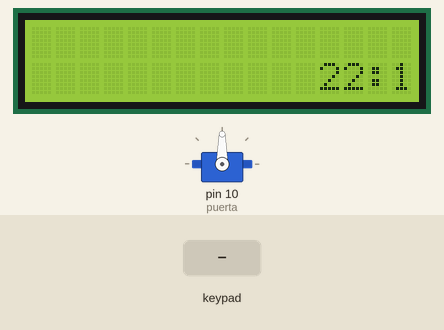
Recording of a sketch running on a simulated Arduino Uno, built with avr-gcc and run on an emulated ATmega328P. On the bench: 16×2 character LCD, servo. The test bench sets the inputs (shaded band). The local clock reads 2024-03-15 10:24:30 at power-on unless the sketch sets it; what the sketch prints to the serial monitor is not drawn.

Above: at 1.2 s.
1.3 s: keypad keys 5 8 1 2 B # pressed 0.4 s apart
At 3.9 s:
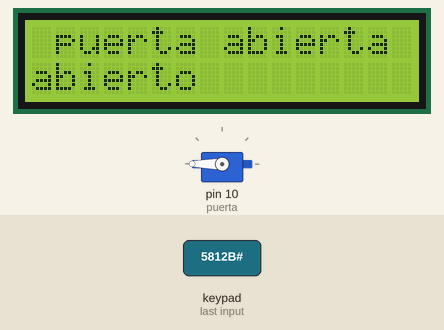
6.2 s: keypad keys 5 8 1 2 B * pressed 0.4 s apart
At 8.0 s:
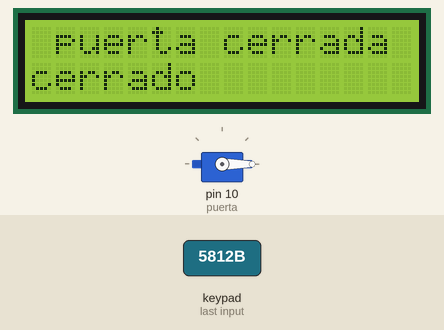
11.0 s: key 'A' pressed
At 11.5 s:
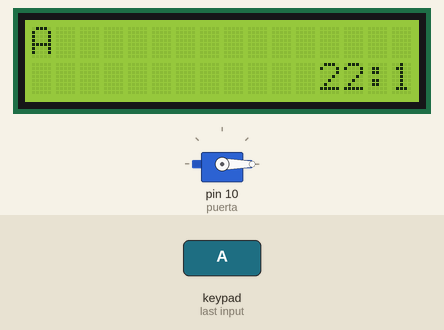
12.5 s: key 'C' pressed
At 12.8 s:
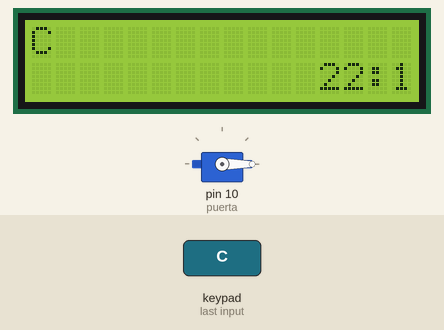
14.0 s: key 'D' pressed
At 15.1 s:
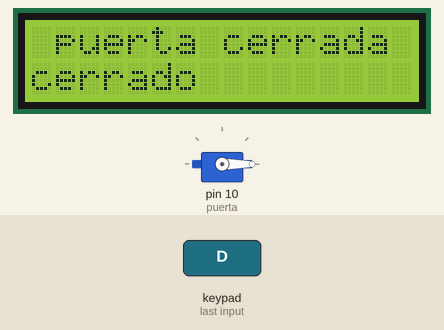
15.6 s: keypad keys 9 8 7 6 # pressed 0.4 s apart
At 17.76 s:
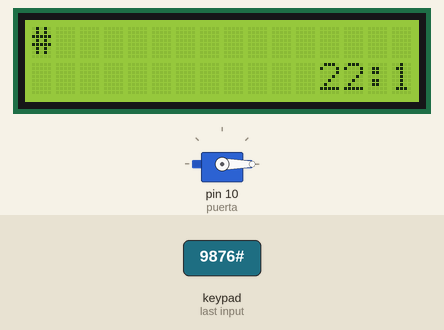
Timing chart, 0 to 19.3 s (numbered marks = the images above; inputs shaded):
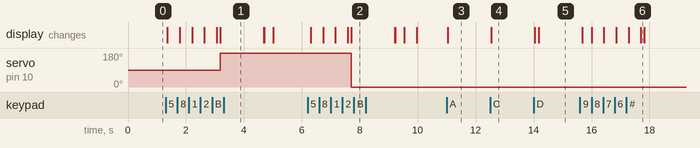

Measured:
- after the input at 1.3 s, servo on pin 10 (puerta): 90° → 180° after 1.9 s; the display: first changes after 0.06 s (image 1 shows a later state)
- after the input at 6.2 s, servo on pin 10 (puerta): 180° → 0° after 1.5 s; the display: first changes after 0.11 s (image 2 shows a later state)
- after the input at 11.0 s, the display: changes at once (image 3)
- after the input at 12.5 s, the display: changes at once (image 4)
- after the input at 14.0 s, the display: first changes at once (image 5 shows a later state)

The sketch:

paracatica_7.ino
```cpp
#include <Keypad.h>
#include <Servo.h>
#include <Wire.h>		// incluye libreria para interfaz I2C
#include <RTClib.h>		// incluye libreria para el manejo del modulo RTC
#include <LiquidCrystal_I2C.h>

Servo puerta; //variable para poder usar el servomotor

RTC_DS3231 rtc;			// crea objeto del tipo RTC_DS3231

#define direccion_lcd 0x27
#define filas 2
#define columnas 16
LiquidCrystal_I2C lcd(direccion_lcd, columnas, filas);

const int FILAS = 4;
const int COLUMNAS= 4;
char keys[FILAS][COLUMNAS]={
  {'1','2','3','A'},
  {'4','5','6','B'},
  {'7','8','9','C'},
  {'*','0','#','D'}
};
byte pinesFila[FILAS]={9,8,7,6};
byte pinesColumna[COLUMNAS]={5,4,3,2};

Keypad teclado=Keypad(makeKeymap(keys), pinesFila, pinesColumna,FILAS,COLUMNAS);

char teclaPrecionada;

char pass[6]="5812B"; //Poner en el arreglo 1 posicion mas a la que tendra la contraseña correcta
char ingresaPass[6]; // tiene que tener el mismo tamaño del arreglo de la contraseña correcta
int indice=0;

void setup()
{
  Serial.begin(9600);		// inicializa comunicacion serie a 9600 bps

  rtc.begin();	//Inicializa el modulo RTC

 rtc.adjust(DateTime(__DATE__, __TIME__));	// funcion que permite establecer fecha y horario

 lcd.init();
 lcd.backlight();

 puerta.attach(10);//activamos el pin del servo
}

void loop()
{
  DateTime tiempo = rtc.now();			// funcion que obtiene la hora de la fecha completa
  Serial.print(tiempo.hour());     /*muestra las horas, minutos y segundos en el monitor serial*/
  Serial.print(":");
  Serial.print(tiempo.minute());
  Serial.print(":");
  Serial.println(tiempo.second()); /**/
  lcd.setCursor(12,1);
  lcd.print(tiempo.hour());        /*muestra las horas y minutos en el LCD*/
  lcd.print(":");
  lcd.print(tiempo.minute());      /**/
  delay(100);

  teclaPrecionada=teclado.getKey(); //detecta que en el teclado se pulso un boton
  if(teclaPrecionada){
    ingresaPass[indice]=teclaPrecionada; // le asigna lo que ingresamos a el arreglo que va a ser comparado
    indice++; //cambiara la posicion del arreglo para poder asignar los caracteres
    lcd.setCursor(0,0);
    lcd.print(teclaPrecionada);
    delay(100);

  }

  if(indice==5){ //cuando se llegue al limite del arreglo verificara si esta correcta o no la contraseña
    if(strcmp(pass,ingresaPass)==0){ //Verifica que la contraseña esta correcta
      lcd.setCursor(0,0);
      lcd.clear();
      lcd.print(" puerta abierta");
      lcd.setCursor(0,1);
      lcd.print("abierto ");
      puerta.write(180);
      delay(1500);
      lcd.clear();
    }
    else{
      lcd.setCursor(0,0);
      lcd.clear();
      lcd.print(" puerta cerrada");
      lcd.setCursor(0,1);
      lcd.print("cerrado ");
      puerta.write(0);
      delay(1500);
      lcd.clear();
    }
    indice=0;
  }
}
```
